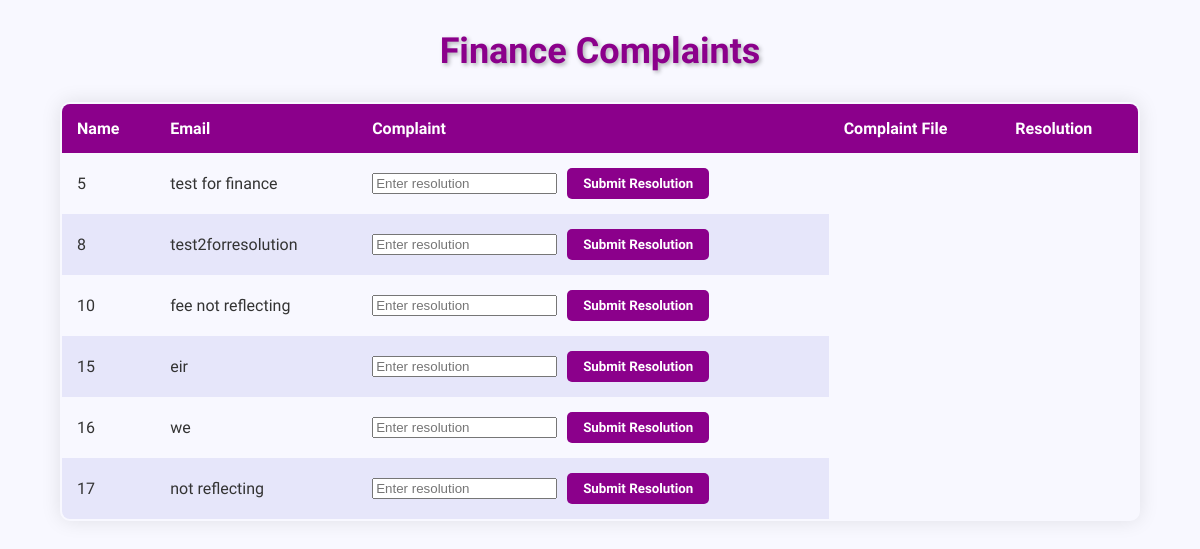
Page /admin/finance_complaints.php (signed in) on the committed database.
### tables this page shows
CREATE TABLE `complaints` (
  `complaintno` int(11) NOT NULL,
  `complaintfile` varchar(255) DEFAULT NULL,
  `name` varchar(100) NOT NULL,
  `complaint` varchar(200) NOT NULL,
  `id` int(11) NOT NULL
);

### admin/finance_complaints.php (the view, shortened to what this page needs)
<?php
$HOSTNAME = 'localhost';
$USERNAME = 'root';
$PASSWORD = '';
$DATABASE = 'project';
$conn = mysqli_connect($HOSTNAME, $USERNAME, $PASSWORD, $DATABASE);
$sql = "SELECT * FROM complaints WHERE name='finance'AND complaintno NOT IN (SELECT complaintno FROM resolutions)";
$result = $conn->query($sql);
?>
<!DOCTYPE html>
<html lang="en">
<head>
</head>
<body>
 <h2>Finance Complaints</h2>
 <table>
   <tr>
     <th>Name</th>
     <th>Email</th>
     <th>Complaint</th>
     <th>Complaint File</th>
     <th>Resolution</th>
   </tr>
   <?php
   if ($result->num_rows > 0) {
       while ($row = $result->fetch_assoc()) {
           echo "<tr>";
           echo "<td>" . $row["complaintno"] . "</td>";
           echo "<td>" . $row["complaint"] . "</td>";
           if (!empty($row["resolution"])) {
               echo "<td>" . $row["resolution"] . "</td>";
           } else {
               echo "<td>";
               echo "<form class='resolution-form' action='" . htmlspecialchars($_SERVER["PHP_SELF"]) . "' method='post'>";
               echo "<input type='text' name='resolution' placeholder='Enter resolution'>";
               echo "<input type='submit' value='Submit Resolution'>";
               echo "</form>";
               echo "</td>";
           }
           echo "</tr>";
       }
   } else {
       echo "<tr><td colspan='5' class='no-complaints'>No complaints found for finance.</td></tr>";
   }
?>
</table>
</body>
</html>

### admin/finance_complaints.php (style rules this page uses)
body { font-family: 'Times New Roman', serif; background-color: #F8F8FF; color: #333; margin: 0; padding: 0; }
h2 { text-align: center; margin-top: 30px; color: #8B008B; text-shadow: 2px 2px 4px rgba(0, 0, 0, 0.3); font-size: 36px; }
table { width: 90%; border-collapse: collapse; margin: 30px auto; border: 2px solid #4B0082; border-radius: 10px; overflow: hidden; box-shadow: 0 0 20px rgba(0, 0, 0, 0.1); }
th, td { padding: 15px; text-align: left; }
th { background-color: #8B008B; color: #FFF; font-weight: bold; }
tr:nth-child(even) { background-color: #F8F8FF; }
tr:nth-child(odd) { background-color: #E6E6FA; }
input[type="submit"] { background-color: #8B008B; color: #FFF; border: none; padding: 8px 16px; cursor: pointer; border-radius: 5px; font-family: inherit; font-weight: bold; }
.resolution-form { display: inline-flex; align-items: center; }
.resolution-form input[type="text"] { margin-right: 10px; }

### rows in the picture
complaints: complaintno "5", complaint "test for finance"
complaints: complaintno "8", complaint "test2forresolution"
complaints: complaintno "10", complaint "fee not reflecting"
complaints: complaintno "15", complaint "eir"
complaints: complaintno "16", complaint "we"
complaints: complaintno "17", complaint "not reflecting"
